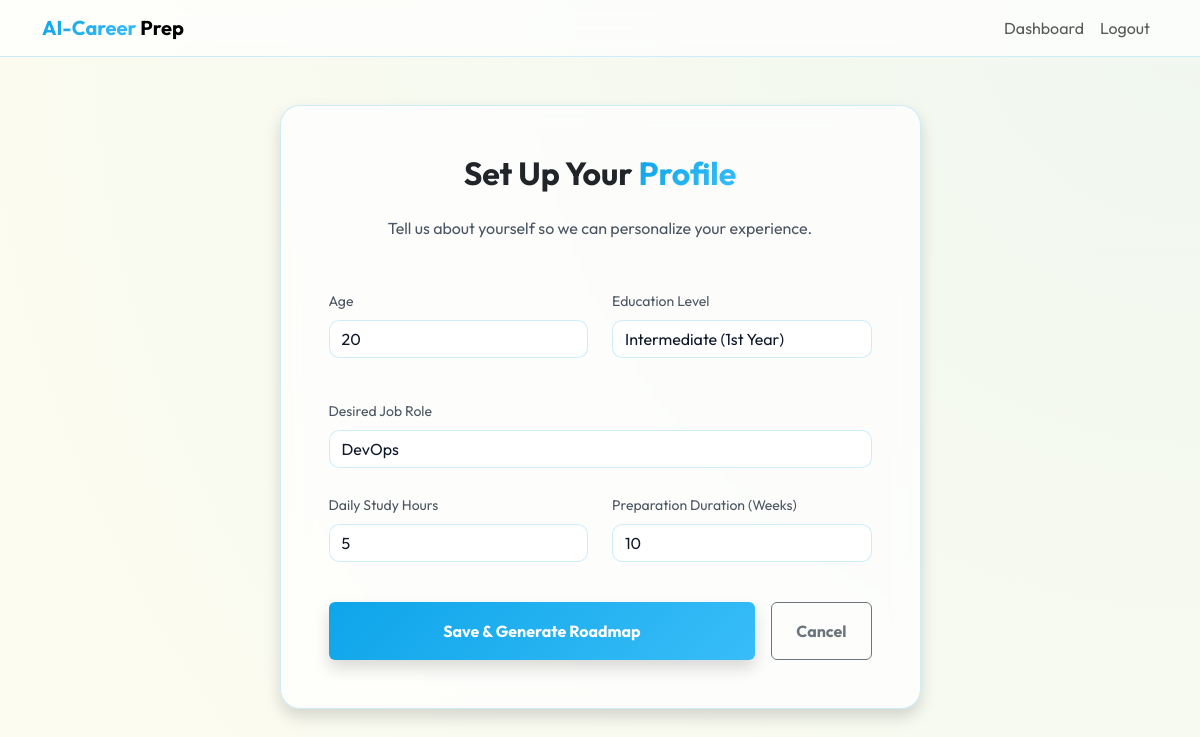
/onboarding (signed in), run on an earlier commit of the app's database.
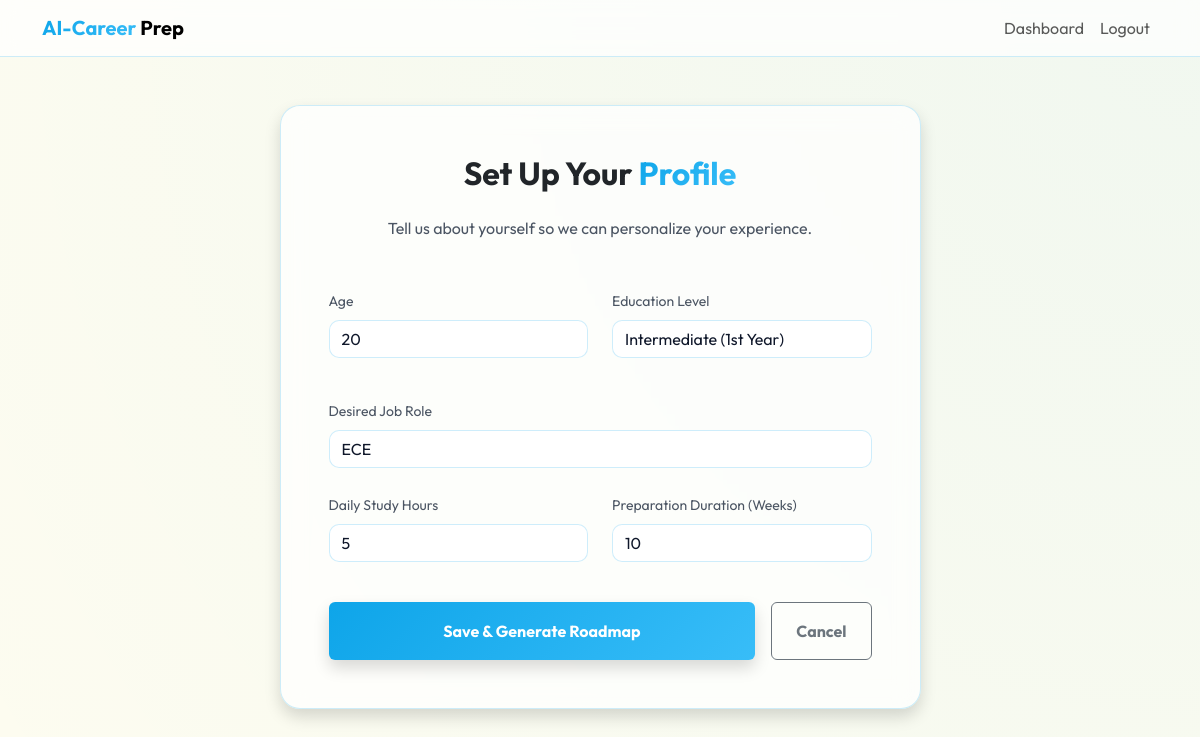
And on a later commit of the database.
### models.py (models this page shows)
class User(UserMixin, db.Model):
    id = db.Column(db.Integer, primary_key=True)
    username = db.Column(db.String(150), unique=True, nullable=False)
    email = db.Column(db.String(150), unique=True, nullable=False)
    password = db.Column(db.String(500), nullable=False)
    age = db.Column(db.Integer)
    education_level = db.Column(db.String(100))
    available_time = db.Column(db.String(100)) # e.g., "Full-time", "2 hours/day"
    desired_role = db.Column(db.String(100))
    prep_weeks = db.Column(db.Integer, default=1)
    readiness_score = db.Column(db.Integer, default=0)
    completed_modules = db.Column(db.String(500), default="") # Comma-separated indices
    reset_token = db.Column(db.String(100), unique=True)
    reset_token_expiry = db.Column(db.DateTime)
    sessions = db.relationship('InterviewSession', backref='user', lazy=True)

### app.py (the view, shortened to what this page needs)
    @app.route('/onboarding', methods=['GET', 'POST'])
    @login_required
    def onboarding():
        from models import UserProgress
        return render_template('onboarding.html')

### templates/onboarding.html (shortened to what this page needs)
{% extends "base.html" %}
{% block content %}
<div class="row justify-content-center">
    <div class="col-md-7">
        <div class="card card-glass p-5 shadow">
            <h2 class="text-center mb-4 fw-bold">Set Up Your <span class="gradient-text">Profile</span></h2>
            <p class="text-center text-muted mb-5">Tell us about yourself so we can personalize your experience.</p>
            <form method="POST">
                <div class="row mb-4">
                    <div class="col-md-6 mb-3">
                        <label class="form-label text-muted small">Age</label>
                        <input type="number" name="age" class="form-control" placeholder="e.g. 21" value="{{ current_user.age or '' }}" required>
                    </div>
                    <div class="col-md-6 mb-3">
                        <label class="form-label text-muted small">Education Level</label>
                        <select name="education_level" class="form-select form-control" required>
                            <option value="Intermediate (1st Year)" {% if current_user.education_level == 'Intermediate (1st Year)' %}selected{% endif %}>Intermediate (1st Year)</option>
                        </select>
                    </div>
                </div>
                <div class="mb-4">
                    <label class="form-label text-muted small">Desired Job Role</label>
                    <input type="text" name="desired_role" class="form-control" placeholder="e.g. Software Engineer" value="{{ current_user.desired_role or '' }}" required>
                </div>
                <div class="row mb-4">
                    <div class="col-md-6 mb-3">
                        <label class="form-label text-muted small">Daily Study Hours</label>
                        <input type="number" name="available_time" class="form-control" placeholder="e.g. 4" min="1" max="24" value="{{ current_user.available_time or '' }}" required>
                    </div>
                    <div class="col-md-6 mb-3">
                        <label class="form-label text-muted small">Preparation Duration (Weeks)</label>
                        <input type="number" name="prep_weeks" class="form-control" placeholder="e.g. 4" min="1" max="52" value="{{ current_user.prep_weeks or 1 }}" required>
                    </div>
                </div>
                <div class="d-flex gap-3 mt-2">
                    <button type="submit" class="btn btn-primary w-100 py-3 fw-bold shadow">Save & Generate Roadmap</button>
                    {% if current_user.desired_role %}
                    <a href="{{ url_for('dashboard') }}" class="btn btn-outline-secondary px-4 py-3 fw-bold">Cancel</a>
                    {% endif %}
                </div>
            </form>
        </div>
    </div>
</div>
{% endblock %}

### templates/base.html (shortened to what this page needs)
<!DOCTYPE html>
<html lang="en">
<head>
    <link href="https://cdn.jsdelivr.net/npm/bootstrap@5.3.0/dist/css/bootstrap.min.css" rel="stylesheet">
    <link rel="stylesheet" href="{{ url_for('static', filename='css/style.css') }}">
</head>
<body>
    <nav class="navbar navbar-expand-lg navbar-light sticky-top">
        <div class="container">
            <a class="navbar-brand fw-bold" href="{{ url_for('index') }}">
                <span style="background: var(--primary-gradient); -webkit-background-clip: text; background-clip: text; -webkit-text-fill-color: transparent;">AI-Career</span> Prep
            </a>
            <div class="collapse navbar-collapse" id="navbarNav">
                <ul class="navbar-nav ms-auto">
                    {% if current_user.is_authenticated %}
                        <li class="nav-item"><a class="nav-link" href="{{ url_for('dashboard') }}">Dashboard</a></li>
                        <li class="nav-item"><a class="nav-link" href="{{ url_for('logout') }}">Logout</a></li>
                    {% else %}
                        <li class="nav-item"><a class="nav-link" href="{{ url_for('login') }}">Login</a></li>
                        <li class="nav-item"><a class="nav-link btn btn-primary px-3 ms-lg-2" href="{{ url_for('register') }}">Get Started</a></li>
                    {% endif %}
                </ul>
            </div>
        </div>
    </nav>
    <main class="container py-5">
        {% block content %}{% endblock %}
    </main>
</body>
</html>

### static/css/style.css (style rules this page uses)
:root { --sky-blue: #0ea5e9; --sky-blue-hover: #0284c7; --cream-bg: #fdfcf0; --deep-slate: #0f172a; --glass-bg: rgba(255, 255, 255, 0.85); --glass-border: rgba(14, 165, 233, 0.15); --primary-gradient: linear-gradient(135deg, #0ea5e9 0%, #38bdf8 100%); }
body { background-color: var(--cream-bg); background-image: radial-gradient(circle at top right, rgba(14, 165, 233, 0.05), transparent); color: var(--deep-slate); min-height: 100vh; }
.card-glass { background: var(--glass-bg); backdrop-filter: blur(12px); border: 1px solid var(--glass-border); border-radius: 20px; box-shadow: 0 10px 30px rgba(14, 165, 233, 0.08); transition: transform 0.3s ease, box-shadow 0.3s ease; }
.gradient-text { background: var(--primary-gradient); -webkit-background-clip: text; background-clip: text; -webkit-text-fill-color: transparent; }
.form-control { background: white; border: 1px solid rgba(14, 165, 233, 0.2); color: var(--deep-slate); border-radius: 10px; }
.text-muted { color: #4b5563 !important; }

### templates/base.html (style rules this page uses)
:root { --sky-blue: #0ea5e9; --sky-blue-hover: #0284c7; --cream-bg: #fdfcf0; --deep-slate: #0f172a; --glass-bg: rgba(255, 255, 255, 0.7); --glass-border: rgba(14, 165, 233, 0.2); --primary-gradient: linear-gradient(135deg, #0ea5e9 0%, #38bdf8 100%); }
body { font-family: 'Outfit', sans-serif; background-color: var(--cream-bg); color: var(--deep-slate); min-height: 100vh; }
.navbar { background: var(--glass-bg) !important; backdrop-filter: blur(10px); border-bottom: 1px solid var(--glass-border); }
.btn-primary { background: var(--primary-gradient); border: none; box-shadow: 0 4px 15px rgba(14, 165, 233, 0.3); color: white !important; }

What changed in the data, as far as the page shows it:
changed User "Intermediate (1st Year)": desired_role "DevOps" → "ECE"
